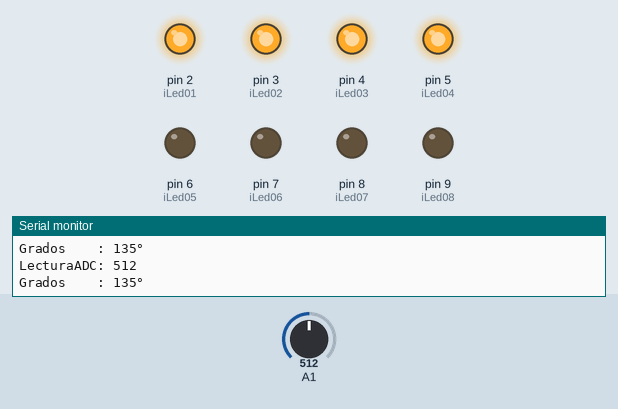
A sketch run on a simulated Arduino Uno, built with avr-gcc and run on an emulated ATmega328P. Shown: output pins drawn as LEDs (lit = HIGH), the last lines printed to the serial monitor. The inputs (shaded band) are chosen by the test bench; at power-on: A1 = 512.

Above: at 1.3 s.
1.4 s: A1 set to 527
At 2.7 s:
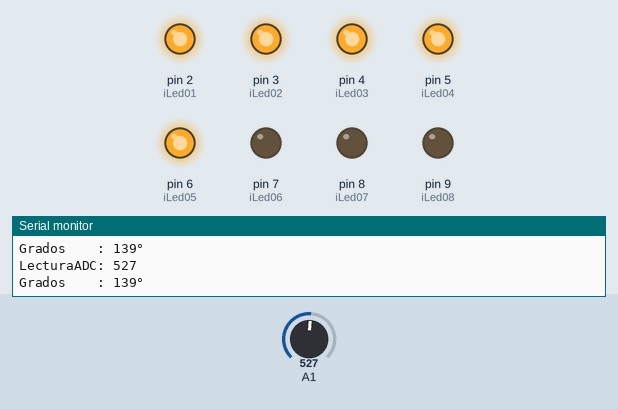
3.0 s: A1 set to 629
4.5 s: A1 set to 652
At 5.2 s:
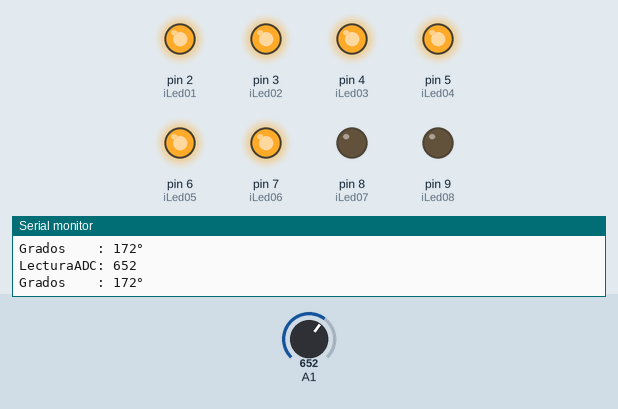
6.0 s: A1 set to 758
7.5 s: A1 set to 782
At 8.7 s:
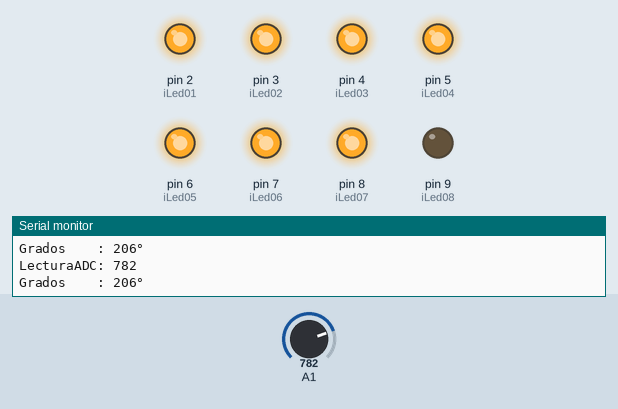
9.0 s: A1 set to 716
At 10.0 s:
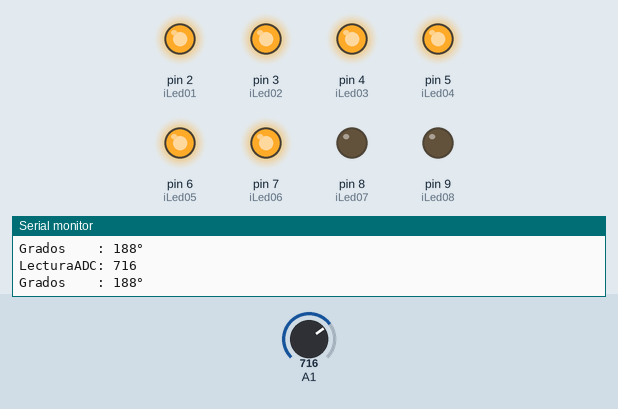
Timing chart, 0 to 11.5 s (numbered marks = the images above; inputs shaded):
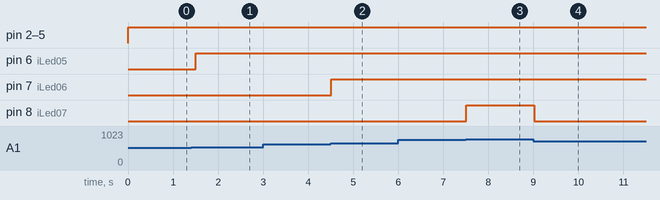

Measured:
- the behaviour switches between 514 and 515 on A1 (found by bisection; images 0 and 1)
- the behaviour switches between 639 and 640 on A1 (found by bisection; images 1 and 2)
- the behaviour switches between 767 and 768 on A1 (found by bisection; images 2 and 3)
- after the input at 1.4 s, pin 6 (iLed05): LOW → HIGH after 0.10 s
- after the input at 4.5 s, pin 7 (iLed06): LOW → HIGH at once
- after the input at 7.5 s, pin 8 (iLed07): LOW → HIGH at once
- after the input at 9.0 s, pin 8 (iLed07): HIGH → LOW at once

The sketch:

miniproyecto_02.ino
```cpp
int iLecturaADC, iGrados;

int iLed01 = 2, iLed02 = 3, iLed03 = 4, iLed04 = 5;
int iLed05 = 6, iLed06 = 7, iLed07 = 8, iLed08 = 9;

void setup()
{
  Serial.begin(9600); //Inicializar puerto serie

  pinMode(iLed01, OUTPUT); pinMode(iLed02, OUTPUT); pinMode(iLed03, OUTPUT); pinMode(iLed04, OUTPUT);
  pinMode(iLed05, OUTPUT); pinMode(iLed06, OUTPUT); pinMode(iLed07, OUTPUT); pinMode(iLed08, OUTPUT);
}

// Usa como parámetro el led que debe encerderse dependiendo
// del rango en el que se encuentre la lectura analógica (iLecturaADC)
void encender(int iPinLed)
{
  // Enciende los leds
  for (int i = iLed01; i <= iPinLed; i++)
  {
    digitalWrite(i, HIGH);
  }

  // Apaga los leds
  for (int i = iLed08; i > iPinLed; i--)
  {
    digitalWrite(i, LOW);
  }
}

void loop()
{
  iLecturaADC = analogRead(1); // Lectura de entrada analógica A1

  // La función map remapea el número de un rango a otro
  iGrados = map(iLecturaADC, 0, 1023, 0, 270);

  // El Arduino tiene una resolución de 10 bits (1024 niveles de cuantificación)
  // Por lo tanto, dividimos 1024 entre el no. de leds a ocupar
  if (iLecturaADC <= 127)
  {
    encender(iLed01);
  }
  else if (iLecturaADC > 127 && iLecturaADC <= 255)
  {
    encender(iLed02);
  }
  else if (iLecturaADC > 255 && iLecturaADC <= 383)
  {
    encender(iLed03);
  }
  else if (iLecturaADC > 383 && iLecturaADC <= 514)
  {
    encender(iLed04);
  }
  else if (iLecturaADC > 514 && iLecturaADC <= 639)
  {
    encender(iLed05);
  }
  else if (iLecturaADC > 639 && iLecturaADC <= 767)
  {
    encender(iLed06);
  }
  else if (iLecturaADC > 767 && iLecturaADC <= 895)
  {
    encender(iLed07);
  }
  else
  {
    encender(iLed08);
  }
  Serial.print("LecturaADC: " + String(iLecturaADC) + "\n"); // Unidades adimensionales del ADC
  Serial.print("Grados    : " + String(iGrados) + "°\n\n"); // Unidades de la magnitud física detectada

  delay(500);
}
```
